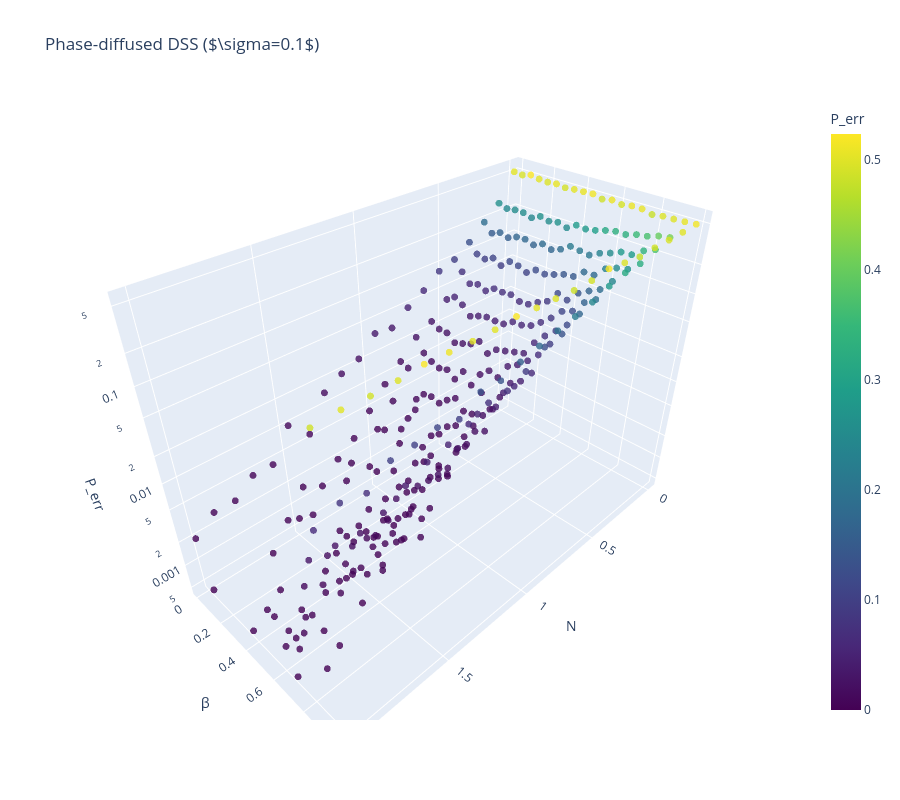

Notebook code cell kept with this figure:
### Code cell
import plotly.graph_objects as go
import numpy as np

# Flatten grid for scatter points
N_grid, beta_grid = np.meshgrid(N, beta, indexing="ij")

fig = go.Figure()

fig.add_trace(
    go.Scatter3d(
        x=N_grid.ravel(),
        y=beta_grid.ravel(),
        z=P_err.ravel(),
        mode="markers",
        marker=dict(
            size=4,
            color=P_err.ravel(),
            colorscale="Viridis",
            colorbar=dict(title=r"P_err"),
            opacity=0.8
        ),
        name="Simulation"
    )
)

fig.update_layout(
    title=rf"Phase-diffused DSS ($\sigma={sigma}$)",
    scene=dict(
        xaxis_title="N",
        yaxis_title=r"β",
        zaxis=dict(title="P_err", type='log')
    ),
    width=900,
    height=800
)

fig.show()

### Figure 1 — Plotly figure (JSON) as saved in the notebook; plotly's stock layout.template omitted (floating-point values rounded to 4 significant figures; data arrays with more than 128 entries replaced by an {"elided": "..."} marker saying what was removed)
{"data": [{"marker": {"color": {"elided": "400 float values"}, "colorbar": {"title": {"text": "P_err"}}, "colorscale": [[0, "#440154"], [0.1111, "#482878"], [0.2222, "#3e4989"], [0.3333, "#31688e"], [0.4444, "#26828e"], [0.5556, "#1f9e89"], [0.6667, "#35b779"], [0.7778, "#6ece58"], [0.8889, "#b5de2b"], [1, "#fde725"]], "opacity": 0.8, "size": 4}, "mode": "markers", "name": "Simulation", "type": "scatter3d", "x": {"elided": "400 float values"}, "y": {"elided": "400 float values"}, "z": {"elided": "400 float values"}}], "layout": {"height": 800, "scene": {"xaxis": {"title": {"text": "N"}}, "yaxis": {"title": {"text": "β"}}, "zaxis": {"title": {"text": "P_err"}, "type": "log"}}, "title": {"text": "Phase-diffused DSS ($\\sigma=0.1$)"}, "width": 900}}
